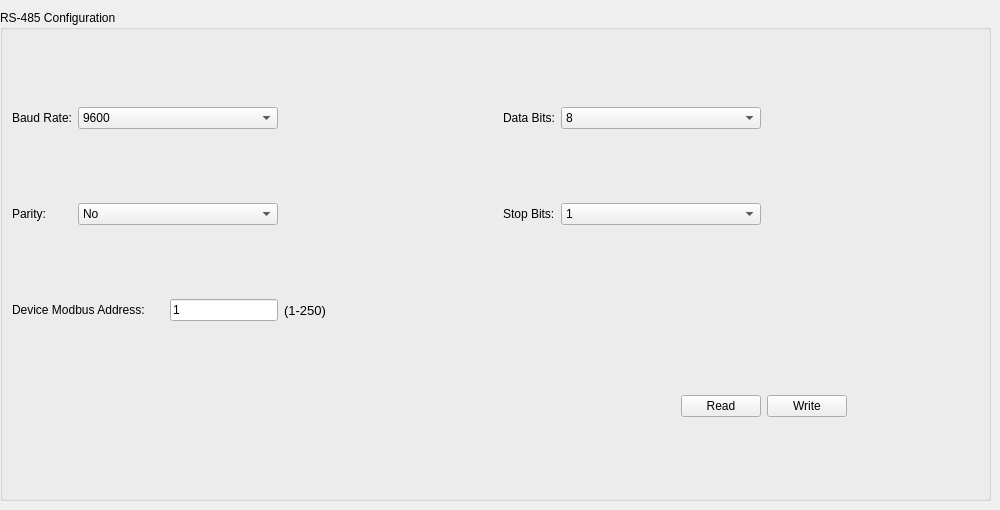
    <widget class="QWidget" name="tab">
     <attribute name="title">
      <string>Serial</string>
     </attribute>
     <widget class="QGroupBox" name="groupBox_2">
      <property name="geometry">
       <rect>
        <x>0</x>
        <y>10</y>
        <width>991</width>
        <height>491</height>
       </rect>
      </property>
      <property name="title">
       <string>RS-485 Configuration</string>
      </property>
      <layout class="QGridLayout" name="gridLayout_5">
       <item row="1" column="7">
        <spacer name="horizontalSpacer_20">
         <property name="orientation">
          <enum>Qt::Horizontal</enum>
         </property>
         <property name="sizeHint" stdset="0">
          <size>
           <width>40</width>
           <height>20</height>
          </size>
         </property>
        </spacer>
       </item>
       <item row="0" column="4">
        <widget class="QLabel" name="label_6">
         <property name="text">
          <string>Data Bits:</string>
         </property>
        </widget>
       </item>
       <item row="0" column="0">
        <widget class="QLabel" name="label_5">
         <property name="text">
          <string>Baud Rate:</string>
         </property>
        </widget>
       </item>
       <item row="0" column="5" colspan="2">
        <widget class="QComboBox" name="s_dataBitsCombo">
         <property name="sizePolicy">
          <sizepolicy hsizetype="Fixed" vsizetype="Fixed">
           <horstretch>0</horstretch>
           <verstretch>0</verstretch>
          </sizepolicy>
         </property>
         <property name="minimumSize">
          <size>
           <width>200</width>
           <height>0</height>
          </size>
         </property>
         <property name="currentText">
          <string>8</string>
         </property>
         <item>
          <property name="text">
           <string>8</string>
          </property>
         </item>
        </widget>
       </item>
       <item row="0" column="3">
        <spacer name="horizontalSpacer_9">
         <property name="orientation">
          <enum>Qt::Horizontal</enum>
         </property>
         <property name="sizeHint" stdset="0">
          <size>
           <width>40</width>
           <height>20</height>
          </size>
         </property>
        </spacer>
       </item>
       <item row="0" column="1" colspan="2">
        <widget class="QComboBox" name="s_baudCombo">
         <property name="sizePolicy">
          <sizepolicy hsizetype="Fixed" vsizetype="Fixed">
           <horstretch>0</horstretch>
           <verstretch>0</verstretch>
          </sizepolicy>
         </property>
         <property name="minimumSize">
          <size>
           <width>200</width>
           <height>0</height>
          </size>
         </property>
         <property name="editable">
          <bool>false</bool>
         </property>
         <property name="currentText">
          <string>9600</string>
         </property>
         <item>
          <property name="text">
           <string>9600</string>
          </property>
         </item>
         <item>
          <property name="text">
           <string>4800</string>
          </property>
         </item>
         <item>
          <property name="text">
           <string>2400</string>
          </property>
         </item>
         <item>
          <property name="text">
           <string>1200</string>
          </property>
         </item>
        </widget>
       </item>
       <item row="1" column="1" colspan="2">
        <widget class="QComboBox" name="s_parityCombo">
         <property name="sizePolicy">
          <sizepolicy hsizetype="Fixed" vsizetype="Fixed">
           <horstretch>0</horstretch>
           <verstretch>0</verstretch>
          </sizepolicy>
         </property>
         <property name="minimumSize">
          <size>
           <width>200</width>
           <height>0</height>
          </size>
         </property>
         <item>
          <property name="text">
           <string>No</string>
          </property>
         </item>
         <item>
          <property name="text">
           <string>Even</string>
          </property>
         </item>
         <item>
          <property name="text">
           <string>Odd</string>
          </property>
         </item>
        </widget>
       </item>
       <item row="1" column="0">
        <widget class="QLabel" name="label_4">
         <property name="text">
          <string>Parity:</string>
         </property>
        </widget>
       </item>
       <item row="1" column="4">
        <widget class="QLabel" name="label_7">
         <property name="sizePolicy">
          <sizepolicy hsizetype="Preferred" vsizetype="Fixed">
           <horstretch>0</horstretch>
           <verstretch>0</verstretch>
          </sizepolicy>
         </property>
         <property name="text">
          <string>Stop Bits:</string>
         </property>
        </widget>
       </item>
       <item row="2" column="3">
        <widget class="QLabel" name="label_71">
         <property name="font">
          <font>
           <pointsize>10</pointsize>
          </font>
         </property>
         <property name="text">
          <string>(1-250)</string>
         </property>
        </widget>
       </item>
       <item row="2" column="2">
        <widget class="QLineEdit" name="portEdit_2">
         <property name="sizePolicy">
          <sizepolicy hsizetype="Fixed" vsizetype="Fixed">
           <horstretch>0</horstretch>
           <verstretch>0</verstretch>
          </sizepolicy>
         </property>
         <property name="text">
          <string>1</string>
         </property>
        </widget>
       </item>
       <item row="1" column="5" colspan="2">
        <widget class="QComboBox" name="s_stopBitsCombo">
         <property name="sizePolicy">
          <sizepolicy hsizetype="Fixed" vsizetype="Fixed">
           <horstretch>0</horstretch>
           <verstretch>0</verstretch>
          </sizepolicy>
         </property>
         <property name="minimumSize">
          <size>
           <width>200</width>
           <height>0</height>
          </size>
         </property>
         <item>
          <property name="text">
           <string>1</string>
          </property>
         </item>
         <item>
          <property name="text">
           <string>2</string>
          </property>
         </item>
        </widget>
       </item>
       <item row="1" column="3">
        <spacer name="horizontalSpacer_10">
         <property name="orientation">
          <enum>Qt::Horizontal</enum>
         </property>
         <property name="sizeHint" stdset="0">
          <size>
           <width>40</width>
           <height>20</height>
          </size>
         </property>
        </spacer>
       </item>
       <item row="2" column="0" colspan="2">
        <widget class="QLabel" name="label_8">
         <property name="text">
          <string>Device Modbus Address:</string>
         </property>
        </widget>
       </item>
       <item row="0" column="7">
        <spacer name="horizontalSpacer_11">
         <property name="orientation">
          <enum>Qt::Horizontal</enum>
         </property>
         <property name="sizeHint" stdset="0">
          <size>
           <width>40</width>
           <height>20</height>
          </size>
         </property>
        </spacer>
       </item>
       <item row="3" column="6">
        <widget class="QPushButton" name="serialBtnRead">
         <property name="sizePolicy">
          <sizepolicy hsizetype="Fixed" vsizetype="Fixed">
           <horstretch>0</horstretch>
           <verstretch>0</verstretch>
          </sizepolicy>
         </property>
         <property name="text">
          <string>Read</string>
         </property>
        </widget>
       </item>
       <item row="3" column="7">
        <widget class="QPushButton" name="serialBtn">
         <property name="sizePolicy">
          <sizepolicy hsizetype="Fixed" vsizetype="Fixed">
           <horstretch>0</horstretch>
           <verstretch>0</verstretch>
          </sizepolicy>
         </property>
         <property name="text">
          <string>Write</string>
         </property>
        </widget>
       </item>
      </layout>
     </widget>
    </widget>
